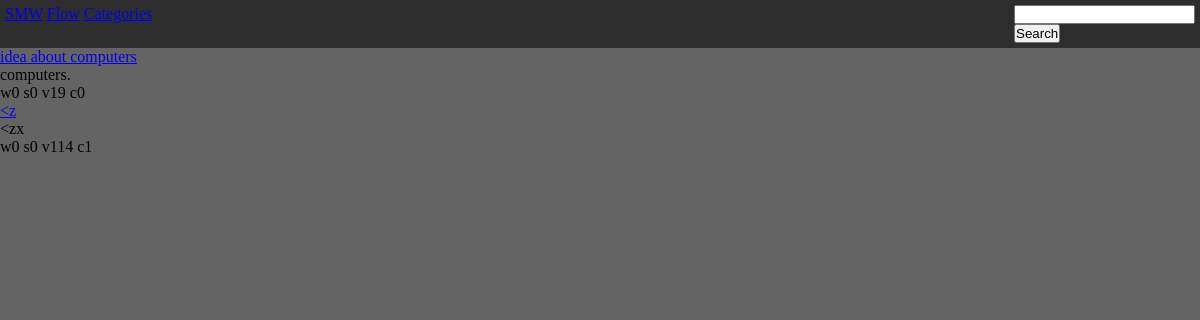
Before: / with the older database file.
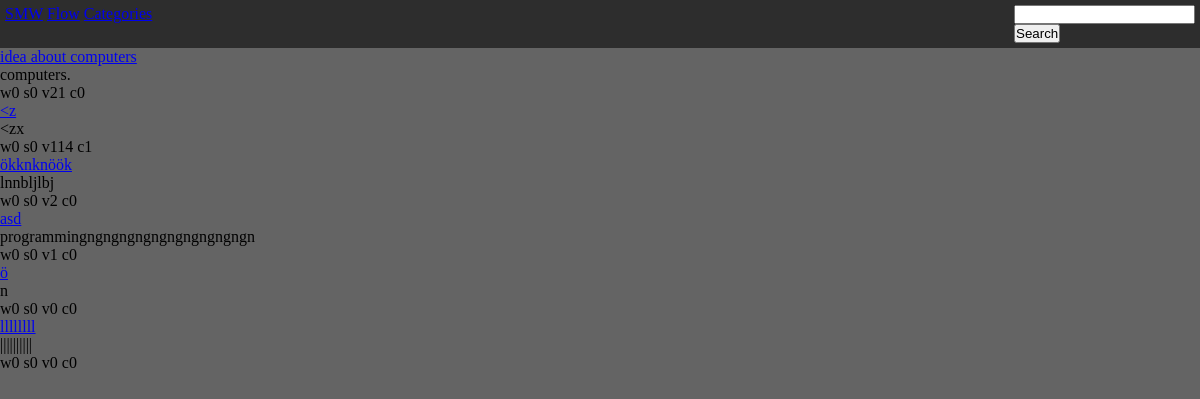
After: the same page with the newer database file.
### smw/models.py (models this page shows, shortened)
class Post(models.Model):
    User = models.ForeignKey(User, on_delete=models.CASCADE)
    Category = models.ForeignKey(Category, on_delete=models.CASCADE)
    Title = models.CharField(max_length=200)
    Idea = models.TextField(unique=True)
    Tags = models.CharField(max_length=200, blank=True, null=True)
    Views = models.IntegerField(default=0)
    Wants = models.IntegerField(default=0)
    Shlts = models.IntegerField(default=0)
    Post_Date = models.DateTimeField(default=datetime.now)
    def comment_count(self):
         return self.comment_set.count()

### smw/views.py (the view)
# urls.py: url(r'^$', views.IndexView.as_view(), name='index'),#homepage/preview
class IndexView(generic.ListView):
    template_name = "smw/index.html"
    def get_queryset(self):
        return Post.objects.order_by('-Wants')[:6]

### smw/templates/smw/index.html
{% extends 'smw/base.html' %}
{% block body %}
    {% for idea in object_list %}
    <div class="card">
      <a href="{% url 'smw:idea' idea.pk %}">{{idea.Title}}</a>
      <p>
        {{idea.Idea}}
      </p>
      <p>
        w{{idea.Wants}} s{{idea.Shlts}} v{{idea.Views}} c{{idea.comment_count}}
      </p>
    </div>
    {% endfor %}
{% endblock%}

Changed rows visible on the page:
changed Post "idea about computers": Views "19" → "21"
added Post: Title "ökknknöök", Idea "lnnbljlbj", Wants "0", Shlts "0", Views "2", comment_count "0"
added Post: Title "asd", Idea "programmingngngngngngngngngngngn", Wants "0", Shlts "0", Views "1", comment_count "0"
added Post: Title "ö", Idea "n", Wants "0", Shlts "0", Views "0", comment_count "0"
added Post: Title "llllllll", Idea "||||||||||", Wants "0", Shlts "0", Views "0", comment_count "0"
